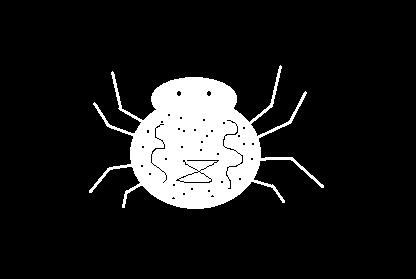
#> input picture Python.OpenCV.From.Novice.To.Practice/code/08/07/spider2.png, 416 x 279 px
$ python demo.py
#> lines starting #> are read from the running program, lines starting #| are printed output that depends on the picture; after the words box and inside, x2 and y2 are one past the last pixel; in counts of white or black regions, pixels touching at a corner belong together
import cv2
import numpy as np
img = cv2.imread("spider2.png")  # 读取原图
#> img is the input picture: shape (279, 416, 3); 12.1% white; 1 white region, box (x1, y1, x2, y2) and area: (89, 65, 324, 209) 14015
k = np.ones((5, 5), np.uint8)  # 创建5*5的数组作为核
cv2.imshow("img", img)  # 显示原图
dst = cv2.morphologyEx(img, cv2.MORPH_BLACKHAT, k)  # 进行黑帽运算
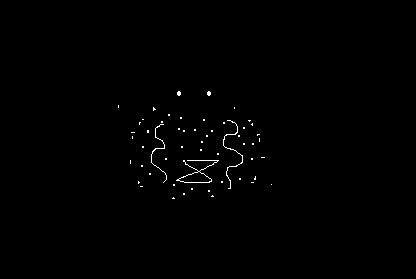
#> dst: shape (279, 416, 3); 0.49% white in thin lines or dots, all inside (x1, y1, x2, y2) = (118, 91, 272, 199)
cv2.imshow("dst", dst)  # 显示黑帽运算结果
cv2.waitKey()  # 按下任何键盘按键后
cv2.destroyAllWindows()  # 释放所有窗体
